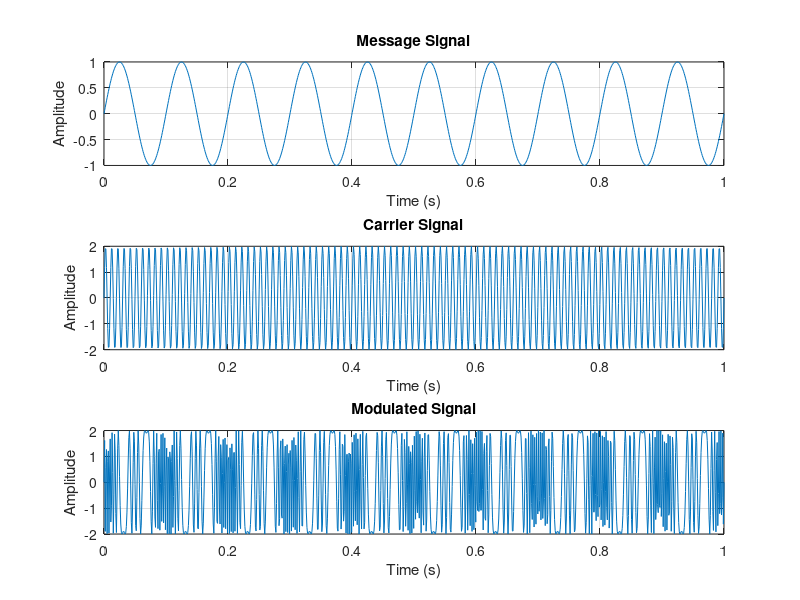
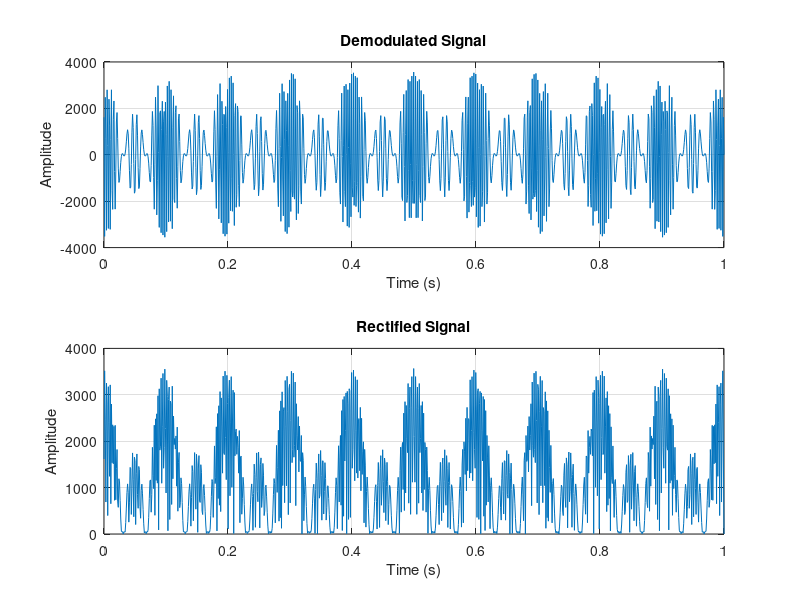
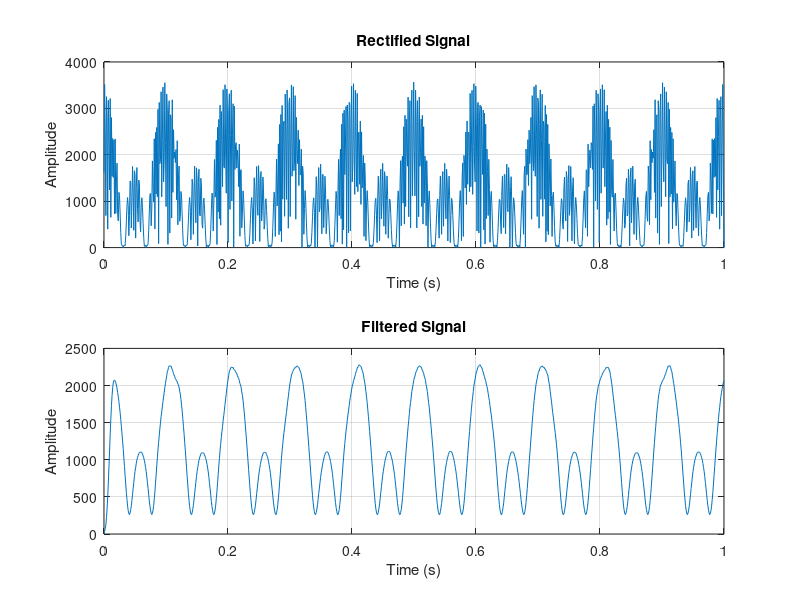

Here is the MATLAB script that generated these plots, in order:
clear all;
clc;

% Time parameters
fs = 1000;                % Sampling frequency (Hz)
t = linspace(0, 1, 1000); % Time vector (0 to 1 second)

% Message signal parameters
fm = 10;                  % Message signal frequency (Hz)
Am = 1;                   % Message signal amplitude
message_signal = Am * sin(2*pi*fm.*t); % Message signal

% Carrier signal parameters
fc = 100;                 % Carrier signal frequency (Hz)
Ac = 2;                   % Carrier signal amplitude
carrier_signal = Ac * sin(2*pi*fc.*t); % Carrier signal

% Frequency deviation constant
kf = 25;                  % Frequency deviation constant for FM

% Perform frequency modulation (FM)
modulated_signal = Ac * sin(2*pi*fc.*t + kf * message_signal);

% Plotting
figure;
subplot(3,1,1);
plot(t, message_signal);
title('Message Signal');
xlabel('Time (s)');
ylabel('Amplitude');
grid on;

subplot(3,1,2);
plot(t, carrier_signal);
title('Carrier Signal');
xlabel('Time (s)');
ylabel('Amplitude');
grid on;

subplot(3,1,3);
plot(t, modulated_signal);
title('Modulated Signal');
xlabel('Time (s)');
ylabel('Amplitude');
grid on;

% Demodulation
% Differentiate the modulated signal
demodulated_signal = [diff(modulated_signal) 0] * fs; % Append zero to maintain length

% Rectify the demodulated signal for better visibility in filtering
rectified_signal = abs(demodulated_signal);

% Plotting
figure;
subplot(2,1,1);
plot(t, demodulated_signal);
title('Demodulated Signal');
xlabel('Time (s)');
ylabel('Amplitude');
grid on;

subplot(2,1,2);
plot(t, rectified_signal);
title('Rectified Signal');
xlabel('Time (s)');
ylabel('Amplitude');
grid on;

% Low pass filter parameters
cutoff_freq = 20; % Hz

% FIR filter design using window method
numtaps = 20; % Number of taps in the FIR filter, a simple choice
normalized_cutoff_freq = cutoff_freq / (fs / 2); % Normalize cutoff frequency
fir_coeff = fir1(numtaps-1, normalized_cutoff_freq, 'low'); % Design a low-pass FIR filter

% Apply the FIR filter to the rectified signal
filtered_signal = filter(fir_coeff, 1, rectified_signal); % Notice 'a' is simply 1

% Plotting
figure;
subplot(2,1,1);
plot(t, rectified_signal);
title('Rectified Signal');
xlabel('Time (s)');
ylabel('Amplitude');
grid on;

subplot(2,1,2);
plot(t, filtered_signal);
title('Filtered Signal');
xlabel('Time (s)');
ylabel('Amplitude');
grid on;